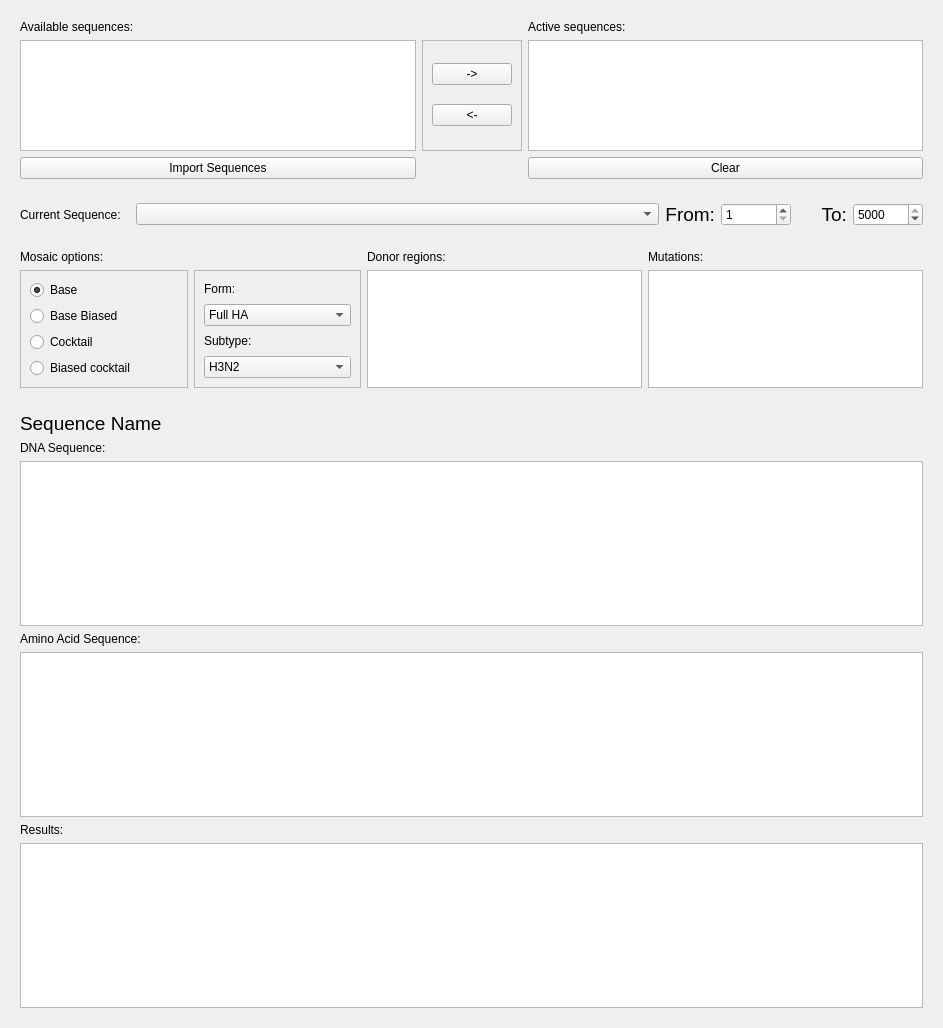
          <widget class="QWidget" name="scrollAreaWidgetContents_2">
           <property name="geometry">
            <rect>
             <x>0</x>
             <y>0</y>
             <width>943</width>
             <height>1028</height>
            </rect>
           </property>
           <layout class="QGridLayout" name="gridLayout_14">
            <item row="4" column="0">
             <widget class="QFrame" name="frame_13">
              <property name="sizePolicy">
               <sizepolicy hsizetype="Preferred" vsizetype="Preferred">
                <horstretch>0</horstretch>
                <verstretch>0</verstretch>
               </sizepolicy>
              </property>
              <property name="minimumSize">
               <size>
                <width>0</width>
                <height>0</height>
               </size>
              </property>
              <property name="frameShape">
               <enum>QFrame::NoFrame</enum>
              </property>
              <property name="frameShadow">
               <enum>QFrame::Raised</enum>
              </property>
              <layout class="QVBoxLayout" name="verticalLayout_4">
               <item>
                <widget class="QLabel" name="seqlabel_16">
                 <property name="sizePolicy">
                  <sizepolicy hsizetype="Preferred" vsizetype="Preferred">
                   <horstretch>0</horstretch>
                   <verstretch>0</verstretch>
                  </sizepolicy>
                 </property>
                 <property name="minimumSize">
                  <size>
                   <width>0</width>
                   <height>0</height>
                  </size>
                 </property>
                 <property name="maximumSize">
                  <size>
                   <width>16777215</width>
                   <height>16777215</height>
                  </size>
                 </property>
                 <property name="font">
                  <font>
                   <family>Lucida Grande</family>
                   <pointsize>14</pointsize>
                  </font>
                 </property>
                 <property name="text">
                  <string>Sequence Name</string>
                 </property>
                 <property name="alignment">
                  <set>Qt::AlignLeading|Qt::AlignLeft|Qt::AlignVCenter</set>
                 </property>
                </widget>
               </item>
               <item>
                <widget class="QLabel" name="label_19">
                 <property name="text">
                  <string>DNA Sequence:</string>
                 </property>
                </widget>
               </item>
               <item>
                <widget class="QTextEdit" name="textBaseSeq">
                 <property name="maximumSize">
                  <size>
                   <width>16777215</width>
                   <height>16777215</height>
                  </size>
                 </property>
                </widget>
               </item>
               <item>
                <widget class="QLabel" name="label_21">
                 <property name="text">
                  <string>Amino Acid Sequence:</string>
                 </property>
                </widget>
               </item>
               <item>
                <widget class="QTextEdit" name="textBaseAA">
                 <property name="maximumSize">
                  <size>
                   <width>16777215</width>
                   <height>16777215</height>
                  </size>
                 </property>
                </widget>
               </item>
               <item>
                <widget class="QLabel" name="label_48">
                 <property name="text">
                  <string>Results:</string>
                 </property>
                </widget>
               </item>
               <item>
                <widget class="QTextEdit" name="txtResults">
                 <property name="maximumSize">
                  <size>
                   <width>16777215</width>
                   <height>16777215</height>
                  </size>
                 </property>
                </widget>
               </item>
              </layout>
             </widget>
            </item>
            <item row="1" column="0">
             <widget class="QFrame" name="frame_6">
              <property name="sizePolicy">
               <sizepolicy hsizetype="Preferred" vsizetype="Preferred">
                <horstretch>0</horstretch>
                <verstretch>0</verstretch>
               </sizepolicy>
              </property>
              <property name="frameShape">
               <enum>QFrame::NoFrame</enum>
              </property>
              <property name="frameShadow">
               <enum>QFrame::Raised</enum>
              </property>
              <layout class="QGridLayout" name="gridLayout_5">
               <item row="2" column="0">
                <widget class="QListWidget" name="listWidgetStrains"/>
               </item>
               <item row="0" column="2">
                <widget class="QLabel" name="label_29">
                 <property name="text">
                  <string>Active sequences:</string>
                 </property>
                </widget>
               </item>
               <item row="3" column="0">
                <widget class="QPushButton" name="btnClearStrain_2">
                 <property name="text">
                  <string>Import Sequences</string>
                 </property>
                </widget>
               </item>
               <item row="3" column="2">
                <widget class="QPushButton" name="btnClearStrain">
                 <property name="text">
                  <string>Clear</string>
                 </property>
                </widget>
               </item>
               <item row="2" column="2">
                <widget class="QListWidget" name="listWidgetStrainsIn"/>
               </item>
               <item row="0" column="0">
                <widget class="QLabel" name="label_28">
                 <property name="text">
                  <string>Available sequences:</string>
                 </property>
                </widget>
               </item>
               <item row="2" column="1">
                <widget class="QFrame" name="frame_8">
                 <property name="frameShape">
                  <enum>QFrame::StyledPanel</enum>
                 </property>
                 <property name="frameShadow">
                  <enum>QFrame::Raised</enum>
                 </property>
                 <layout class="QVBoxLayout" name="verticalLayout_5">
                  <item>
                   <widget class="QPushButton" name="btnSeqIn_2">
                    <property name="text">
                     <string>-&gt;</string>
                    </property>
                   </widget>
                  </item>
                  <item>
                   <widget class="QPushButton" name="btnSeqIn_3">
                    <property name="text">
                     <string>&lt;-</string>
                    </property>
                   </widget>
                  </item>
                 </layout>
                </widget>
               </item>
               <item row="3" column="1">
                <widget class="QPushButton" name="btnDeleteRecord">
                 <property name="sizePolicy">
                  <sizepolicy hsizetype="Fixed" vsizetype="Preferred">
                   <horstretch>0</horstretch>
                   <verstretch>0</verstretch>
                  </sizepolicy>
                 </property>
                 <property name="minimumSize">
                  <size>
                   <width>0</width>
                   <height>0</height>
                  </size>
                 </property>
                 <property name="maximumSize">
                  <size>
                   <width>16777215</width>
                   <height>25</height>
                  </size>
                 </property>
                 <property name="toolTip">
                  <string>&lt;html&gt;&lt;head/&gt;&lt;body&gt;&lt;p&gt;Delete currently selected&lt;/p&gt;&lt;/body&gt;&lt;/html&gt;</string>
                 </property>
                 <property name="text">
                  <string/>
                 </property>
                 <property name="icon">
                  <iconset resource="../VGenes/Resources/VgenesResources.qrc">
                   <normaloff>:/PNG-Icons/delete.png</normaloff>:/PNG-Icons/delete.png</iconset>
                 </property>
                 <property name="iconSize">
                  <size>
                   <width>24</width>
                   <height>24</height>
                  </size>
                 </property>
                 <property name="flat">
                  <bool>true</bool>
                 </property>
                </widget>
               </item>
              </layout>
             </widget>
            </item>
            <item row="3" column="0">
             <widget class="QFrame" name="frame_12">
              <property name="sizePolicy">
               <sizepolicy hsizetype="Preferred" vsizetype="Preferred">
                <horstretch>0</horstretch>
                <verstretch>0</verstretch>
               </sizepolicy>
              </property>
              <property name="frameShape">
               <enum>QFrame::NoFrame</enum>
              </property>
              <property name="frameShadow">
               <enum>QFrame::Raised</enum>
              </property>
              <layout class="QGridLayout" name="gridLayout_10">
               <item row="1" column="4">
                <widget class="QLabel" name="label_16">
                 <property name="text">
                  <string>Donor regions:</string>
                 </property>
                 <property name="alignment">
                  <set>Qt::AlignLeading|Qt::AlignLeft|Qt::AlignVCenter</set>
                 </property>
                </widget>
               </item>
               <item row="1" column="5">
                <widget class="QLabel" name="label_63">
                 <property name="text">
                  <string>Mutations:</string>
                 </property>
                 <property name="alignment">
                  <set>Qt::AlignLeading|Qt::AlignLeft|Qt::AlignVCenter</set>
                 </property>
                </widget>
               </item>
               <item row="1" column="2">
                <widget class="QLabel" name="label_17">
                 <property name="maximumSize">
                  <size>
                   <width>16777215</width>
                   <height>20</height>
                  </size>
                 </property>
                 <property name="text">
                  <string>Mosaic options:</string>
                 </property>
                </widget>
               </item>
               <item row="2" column="4">
                <widget class="QTextEdit" name="txtDonorRegions">
                 <property name="maximumSize">
                  <size>
                   <width>275</width>
                   <height>16777215</height>
                  </size>
                 </property>
                </widget>
               </item>
               <item row="2" column="5">
                <widget class="QTextEdit" name="txtInsert_Base">
                 <property name="minimumSize">
                  <size>
                   <width>0</width>
                   <height>0</height>
                  </size>
                 </property>
                 <property name="maximumSize">
                  <size>
                   <width>275</width>
                   <height>16777215</height>
                  </size>
                 </property>
                </widget>
               </item>
               <item row="2" column="3">
                <widget class="QFrame" name="frame_5">
                 <property name="maximumSize">
                  <size>
                   <width>16777215</width>
                   <height>130</height>
                  </size>
                 </property>
                 <property name="frameShape">
                  <enum>QFrame::StyledPanel</enum>
                 </property>
                 <property name="frameShadow">
                  <enum>QFrame::Raised</enum>
                 </property>
                 <layout class="QVBoxLayout" name="verticalLayout_2">
                  <item>
                   <widget class="QLabel" name="label_64">
                    <property name="maximumSize">
                     <size>
                      <width>16777215</width>
                      <height>25</height>
                     </size>
                    </property>
                    <property name="text">
                     <string>Form:</string>
                    </property>
                   </widget>
                  </item>
                  <item>
                   <widget class="QComboBox" name="cmbForm_Base">
                    <item>
                     <property name="text">
                      <string>Full HA</string>
                     </property>
                    </item>
                    <item>
                     <property name="text">
                      <string>Probe HA</string>
                     </property>
                    </item>
                    <item>
                     <property name="text">
                      <string>Full NA</string>
                     </property>
                    </item>
                    <item>
                     <property name="text">
                      <string>Probe NA</string>
                     </property>
                    </item>
                    <item>
                     <property name="text">
                      <string>Other</string>
                     </property>
                    </item>
                   </widget>
                  </item>
                  <item>
                   <widget class="QLabel" name="label_66">
                    <property name="maximumSize">
                     <size>
                      <width>16777215</width>
                      <height>25</height>
                     </size>
                    </property>
                    <property name="text">
                     <string>Subtype:</string>
                    </property>
                   </widget>
                  </item>
                  <item>
                   <widget class="QComboBox" name="cmbSubtypes_Base">
                    <property name="currentText">
                     <string>H3N2</string>
                    </property>
                    <item>
                     <property name="text">
                      <string>H3N2</string>
                     </property>
                    </item>
                    <item>
                     <property name="text">
                      <string>H1N1</string>
                     </property>
                    </item>
                    <item>
                     <property name="text">
                      <string>B</string>
                     </property>
                    </item>
                    <item>
                     <property name="text">
                      <string>Group 1</string>
                     </property>
                    </item>
                    <item>
                     <property name="text">
                      <string>Group 2</string>
                     </property>
                    </item>
                    <item>
                     <property name="text">
                      <string>Other</string>
                     </property>
                    </item>
                   </widget>
                  </item>
                 </layout>
                </widget>
               </item>
               <item row="2" column="2">
                <widget class="QFrame" name="frame_4">
                 <property name="maximumSize">
                  <size>
                   <width>16777215</width>
                   <height>130</height>
                  </size>
                 </property>
                 <property name="frameShape">
                  <enum>QFrame::StyledPanel</enum>
                 </property>
                 <property name="frameShadow">
                  <enum>QFrame::Raised</enum>
                 </property>
                 <layout class="QVBoxLayout" name="verticalLayout_3">
                  <item>
                   <widget class="QRadioButton" name="radioButton_6">
                    <property name="text">
                     <string>Base</string>
                    </property>
                    <property name="checked">
                     <bool>true</bool>
                    </property>
                   </widget>
                  </item>
                  <item>
                   <widget class="QRadioButton" name="radioButton_8">
                    <property name="text">
                     <string>Base Biased</string>
                    </property>
                   </widget>
                  </item>
                  <item>
                   <widget class="QRadioButton" name="radioButton_9">
                    <property name="text">
                     <string>Cocktail</string>
                    </property>
                   </widget>
                  </item>
                  <item>
                   <widget class="QRadioButton" name="radioButton_7">
                    <property name="text">
                     <string>Biased cocktail</string>
                    </property>
                   </widget>
                  </item>
                 </layout>
                </widget>
               </item>
              </layout>
             </widget>
            </item>
            <item row="2" column="0">
             <widget class="QFrame" name="frame_16">
              <property name="sizePolicy">
               <sizepolicy hsizetype="Preferred" vsizetype="Preferred">
                <horstretch>0</horstretch>
                <verstretch>0</verstretch>
               </sizepolicy>
              </property>
              <property name="maximumSize">
               <size>
                <width>16777215</width>
                <height>100</height>
               </size>
              </property>
              <property name="frameShape">
               <enum>QFrame::NoFrame</enum>
              </property>
              <property name="frameShadow">
               <enum>QFrame::Raised</enum>
              </property>
              <layout class="QGridLayout" name="gridLayout_13">
               <item row="0" column="5">
                <widget class="QSpinBox" name="spnTo">
                 <property name="maximumSize">
                  <size>
                   <width>70</width>
                   <height>16777215</height>
                  </size>
                 </property>
                 <property name="minimum">
                  <number>1</number>
                 </property>
                 <property name="maximum">
                  <number>5000</number>
                 </property>
                 <property name="value">
                  <number>5000</number>
                 </property>
                </widget>
               </item>
               <item row="0" column="4">
                <widget class="QLabel" name="seqlabel_19">
                 <property name="sizePolicy">
                  <sizepolicy hsizetype="Preferred" vsizetype="Preferred">
                   <horstretch>0</horstretch>
                   <verstretch>0</verstretch>
                  </sizepolicy>
                 </property>
                 <property name="minimumSize">
                  <size>
                   <width>0</width>
                   <height>0</height>
                  </size>
                 </property>
                 <property name="maximumSize">
                  <size>
                   <width>50</width>
                   <height>16777215</height>
                  </size>
                 </property>
                 <property name="font">
                  <font>
                   <family>Lucida Grande</family>
                   <pointsize>14</pointsize>
                  </font>
                 </property>
                 <property name="text">
                  <string>To:</string>
                 </property>
                 <property name="alignment">
                  <set>Qt::AlignRight|Qt::AlignTrailing|Qt::AlignVCenter</set>
                 </property>
                </widget>
               </item>
               <item row="0" column="0">
                <widget class="QLabel" name="label_7">
                 <property name="sizePolicy">
                  <sizepolicy hsizetype="Preferred" vsizetype="Preferred">
                   <horstretch>0</horstretch>
                   <verstretch>0</verstretch>
                  </sizepolicy>
                 </property>
                 <property name="minimumSize">
                  <size>
                   <width>0</width>
                   <height>0</height>
                  </size>
                 </property>
                 <property name="maximumSize">
                  <size>
                   <width>110</width>
                   <height>16777215</height>
                  </size>
                 </property>
                 <property name="text">
                  <string>Current Sequence:</string>
                 </property>
                </widget>
               </item>
               <item row="0" column="3">
                <widget class="QSpinBox" name="spnFrom">
                 <property name="maximumSize">
                  <size>
                   <width>70</width>
                   <height>16777215</height>
                  </size>
                 </property>
                 <property name="minimum">
                  <number>1</number>
                 </property>
                 <property name="maximum">
                  <number>5000</number>
                 </property>
                 <property name="value">
                  <number>1</number>
                 </property>
                </widget>
               </item>
               <item row="0" column="2">
                <widget class="QLabel" name="seqlabel_9">
                 <property name="sizePolicy">
                  <sizepolicy hsizetype="Preferred" vsizetype="Preferred">
                   <horstretch>0</horstretch>
                   <verstretch>0</verstretch>
                  </sizepolicy>
                 </property>
                 <property name="minimumSize">
                  <size>
                   <width>0</width>
                   <height>0</height>
                  </size>
                 </property>
                 <property name="maximumSize">
                  <size>
                   <width>50</width>
                   <height>16777215</height>
                  </size>
                 </property>
                 <property name="font">
                  <font>
                   <family>Lucida Grande</family>
                   <pointsize>14</pointsize>
                  </font>
                 </property>
                 <property name="text">
                  <string>From:</string>
                 </property>
                 <property name="alignment">
                  <set>Qt::AlignRight|Qt::AlignTrailing|Qt::AlignVCenter</set>
                 </property>
                </widget>
               </item>
               <item row="0" column="1">
                <widget class="QComboBox" name="cboActive"/>
               </item>
              </layout>
             </widget>
            </item>
           </layout>
          </widget>
